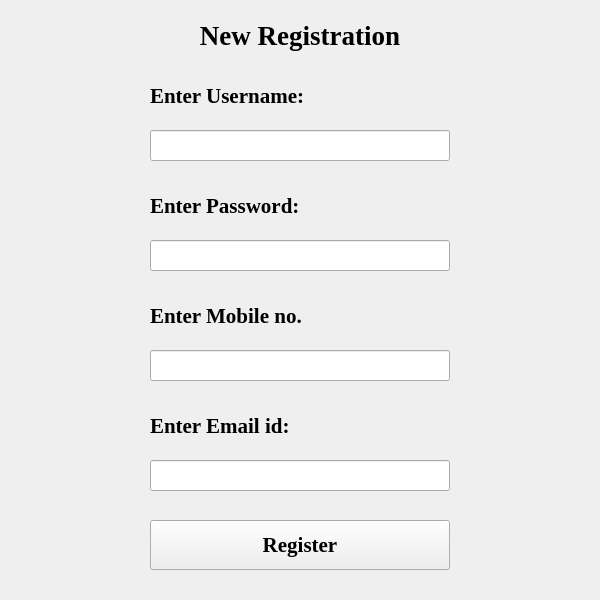
<?xml version="1.0" encoding="UTF-8"?>
<ui version="4.0">
 <class>MainWindow</class>
 <widget class="QMainWindow" name="MainWindow">
  <property name="geometry">
   <rect>
    <x>0</x>
    <y>0</y>
    <width>600</width>
    <height>600</height>
   </rect>
  </property>
  <property name="minimumSize">
   <size>
    <width>600</width>
    <height>600</height>
   </size>
  </property>
  <property name="maximumSize">
   <size>
    <width>600</width>
    <height>600</height>
   </size>
  </property>
  <property name="windowTitle">
   <string>Weapon and Violence Detection</string>
  </property>
  <widget class="QWidget" name="centralwidget">
   <widget class="QLabel" name="label_username">
    <property name="geometry">
     <rect>
      <x>150</x>
      <y>80</y>
      <width>240</width>
      <height>31</height>
     </rect>
    </property>
    <property name="font">
     <font>
      <family>Times New Roman</family>
      <pointsize>16</pointsize>
      <weight>75</weight>
      <bold>true</bold>
     </font>
    </property>
    <property name="text">
     <string>Enter Username:</string>
    </property>
    <property name="alignment">
     <set>Qt::AlignLeading|Qt::AlignLeft|Qt::AlignVCenter</set>
    </property>
   </widget>
   <widget class="QLabel" name="label_password">
    <property name="geometry">
     <rect>
      <x>150</x>
      <y>190</y>
      <width>240</width>
      <height>31</height>
     </rect>
    </property>
    <property name="font">
     <font>
      <family>Times New Roman</family>
      <pointsize>16</pointsize>
      <weight>75</weight>
      <bold>true</bold>
     </font>
    </property>
    <property name="text">
     <string>Enter Password:</string>
    </property>
   </widget>
   <widget class="QLabel" name="label_name">
    <property name="geometry">
     <rect>
      <x>100</x>
      <y>10</y>
      <width>400</width>
      <height>50</height>
     </rect>
    </property>
    <property name="font">
     <font>
      <family>Times New Roman</family>
      <pointsize>20</pointsize>
      <weight>75</weight>
      <bold>true</bold>
     </font>
    </property>
    <property name="text">
     <string>New Registration</string>
    </property>
    <property name="alignment">
     <set>Qt::AlignCenter</set>
    </property>
   </widget>
   <widget class="QLineEdit" name="username_input">
    <property name="geometry">
     <rect>
      <x>150</x>
      <y>130</y>
      <width>300</width>
      <height>31</height>
     </rect>
    </property>
   </widget>
   <widget class="QLineEdit" name="password_input">
    <property name="geometry">
     <rect>
      <x>150</x>
      <y>240</y>
      <width>300</width>
      <height>31</height>
     </rect>
    </property>
    <property name="echoMode">
     <enum>QLineEdit::Password</enum>
    </property>
   </widget>
   <widget class="QPushButton" name="register_button">
    <property name="geometry">
     <rect>
      <x>150</x>
      <y>520</y>
      <width>300</width>
      <height>50</height>
     </rect>
    </property>
    <property name="font">
     <font>
      <family>Times New Roman</family>
      <pointsize>16</pointsize>
      <weight>75</weight>
      <bold>true</bold>
     </font>
    </property>
    <property name="text">
     <string>Register</string>
    </property>
   </widget>
   <widget class="QLabel" name="label_mobile">
    <property name="geometry">
     <rect>
      <x>150</x>
      <y>300</y>
      <width>240</width>
      <height>31</height>
     </rect>
    </property>
    <property name="font">
     <font>
      <family>Times New Roman</family>
      <pointsize>16</pointsize>
      <weight>75</weight>
      <bold>true</bold>
     </font>
    </property>
    <property name="text">
     <string>Enter Mobile no.</string>
    </property>
    <property name="alignment">
     <set>Qt::AlignLeading|Qt::AlignLeft|Qt::AlignVCenter</set>
    </property>
   </widget>
   <widget class="QLabel" name="label_email">
    <property name="geometry">
     <rect>
      <x>150</x>
      <y>410</y>
      <width>240</width>
      <height>31</height>
     </rect>
    </property>
    <property name="font">
     <font>
      <family>Times New Roman</family>
      <pointsize>16</pointsize>
      <weight>75</weight>
      <bold>true</bold>
     </font>
    </property>
    <property name="text">
     <string>Enter Email id:</string>
    </property>
   </widget>
   <widget class="QLineEdit" name="mobile_input">
    <property name="geometry">
     <rect>
      <x>150</x>
      <y>350</y>
      <width>300</width>
      <height>31</height>
     </rect>
    </property>
   </widget>
   <widget class="QLineEdit" name="email_input">
    <property name="geometry">
     <rect>
      <x>150</x>
      <y>460</y>
      <width>300</width>
      <height>31</height>
     </rect>
    </property>
   </widget>
  </widget>
 </widget>
 <resources/>
 <connections/>
</ui>
